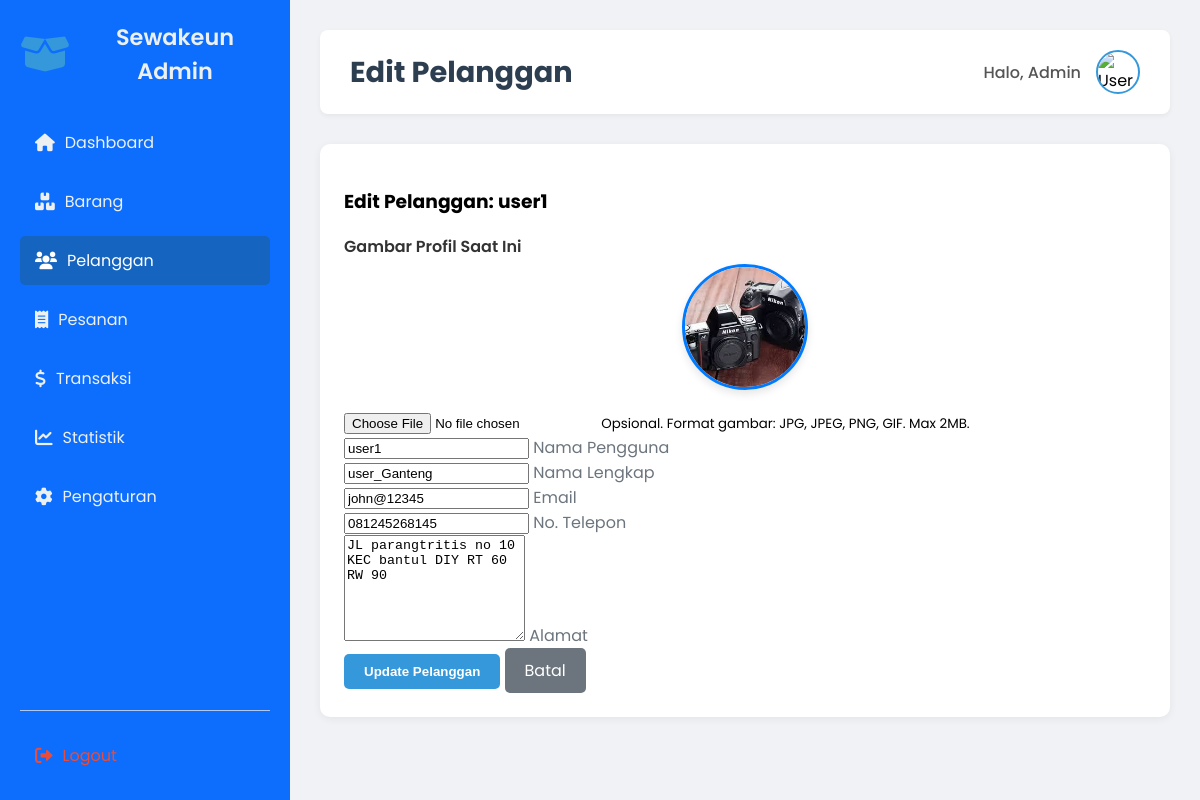
/Admin/edit_pelanggan.php?id=2 (signed in), run on an earlier commit of the app's database.
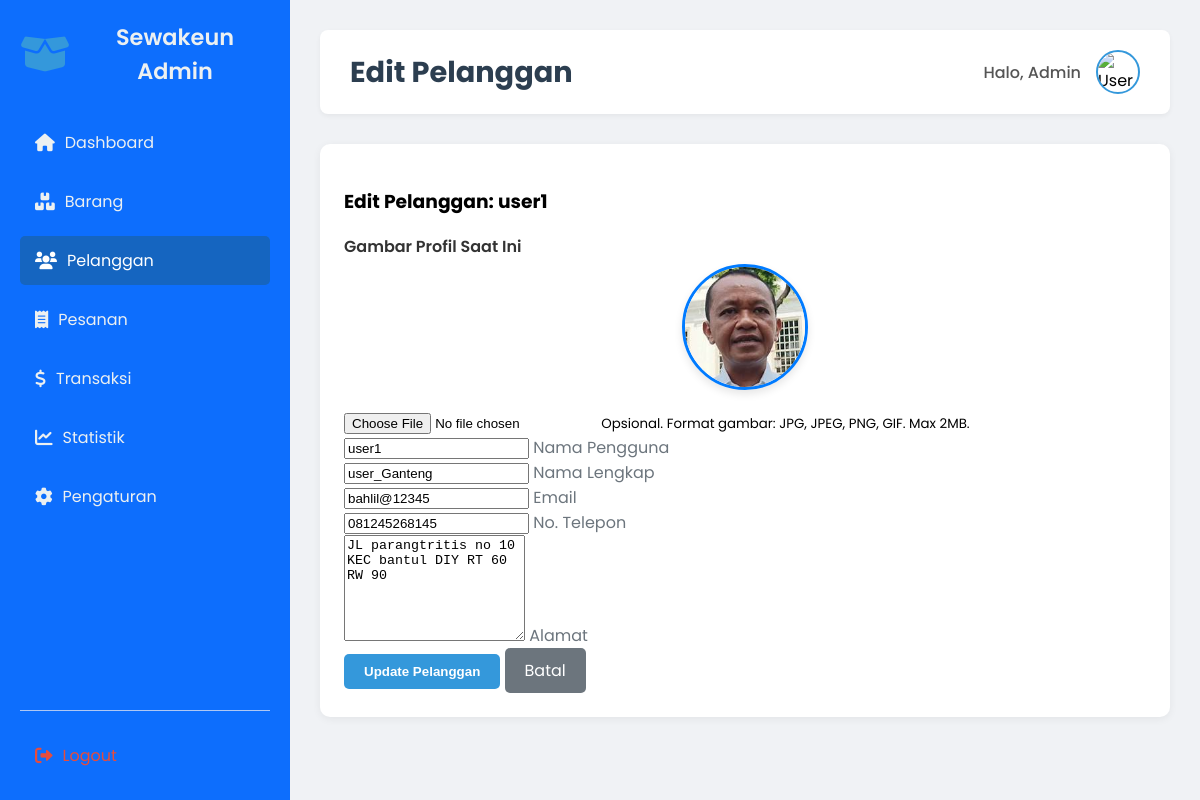
And on a later commit of the database.
### tables this page shows
CREATE TABLE `users` (
  `id` int(11) NOT NULL,
  `username` varchar(50) NOT NULL,
  `nama_lengkap` varchar(100) DEFAULT NULL,
  `email` varchar(100) DEFAULT NULL,
  `no_hp` varchar(20) DEFAULT NULL,
  `alamat` varchar(255) DEFAULT NULL,
  `foto_profil` varchar(255) DEFAULT NULL,
  `ktp_image` varchar(255) DEFAULT NULL,
  `saldo` decimal(15,2) NOT NULL DEFAULT '0.00',
  `phone_number` varchar(20) DEFAULT NULL,
  `address` text,
  `profile_picture` varchar(255) DEFAULT NULL,
  `created_at` datetime DEFAULT CURRENT_TIMESTAMP,
  `password` varchar(255) NOT NULL,
  `role` enum('user','admin') NOT NULL
);

### Admin/edit_pelanggan.php (the view, shortened to what the changed rows need)
<?php
include '../koneksi.php';
$id = intval($_GET['id'] ?? 0);
$customer_data = null;
if ($id > 0) {
    $query_customer = mysqli_query($conn, "SELECT * FROM users WHERE id=$id AND role='user'");
    $customer_data = mysqli_fetch_assoc($query_customer);
} else {
    header('Location: pelanggan.php');
    exit();
}
?>
<!DOCTYPE html>
<html lang="id">
<head>
    <link rel="stylesheet" href="../style.css">
    <link rel="stylesheet" href="style_admin.css">
    <link rel="stylesheet" href="https://cdnjs.cloudflare.com/ajax/libs/font-awesome/6.0.0-beta3/css/all.min.css">
</head>
<body>
    <div class="dashboard-wrapper">
        <main class="main-content">
            <header class="main-header">
                <h2>Edit Pelanggan</h2>
            </header>
            <section>
                <form class="form-produk" method="POST" enctype="multipart/form-data">
                    <h3>Edit Pelanggan: <?= htmlspecialchars($customer_data['username']) ?></h3>
                    <div class="mb-3 text-center">
                        <label for="foto_profil" class="form-label d-block mb-2">Gambar Profil Saat Ini</label>
                        <?php if($customer_data['foto_profil'] && file_exists('../' . $customer_data['foto_profil'])): ?>
                            <img src="../<?= htmlspecialchars($customer_data['foto_profil']) ?>" alt="Profile Picture" class="customer-profile-picture-preview">
                        <?php else: ?>
                            <img src="../assets/images/default_profile.png" alt="Default Profile Picture" class="customer-profile-picture-preview">
                        <?php endif; ?>
                        <input type="file" class="form-control mt-2 mx-auto" id="foto_profil" name="foto_profil" accept="image/*" style="max-width: 300px;">
                        <small class="form-text text-muted">Opsional. Format gambar: JPG, JPEG, PNG, GIF. Max 2MB.</small>
                    </div>
                    <div class="form-floating mb-3">
                        <input type="text" class="form-control" id="username" name="username" placeholder="Username" value="<?= htmlspecialchars($customer_data['username']) ?>" required>
                        <label for="username">Nama Pengguna</label>
                    </div>
                    <div class="form-floating mb-3">
                        <input type="text" class="form-control" id="nama_lengkap" name="nama_lengkap" placeholder="Nama Lengkap" value="<?= htmlspecialchars($customer_data['nama_lengkap']) ?>" required>
                        <label for="nama_lengkap">Nama Lengkap</label>
                    </div>
                    <div class="form-floating mb-3">
                        <input type="email" class="form-control" id="email" name="email" placeholder="Email" value="<?= htmlspecialchars($customer_data['email']) ?>" required>
                        <label for="email">Email</label>
                    </div>
                    <div class="form-floating mb-3">
                        <input type="text" class="form-control" id="no_hp" name="no_hp" placeholder="Nomor Telepon" value="<?= htmlspecialchars($customer_data['no_hp']) ?>">
                        <label for="no_hp">No. Telepon</label>
                    </div>
                    <div class="form-floating mb-3">
                        <textarea class="form-control" id="alamat" name="alamat" placeholder="Alamat" style="height: 100px" required><?= htmlspecialchars($customer_data['alamat']) ?></textarea>
                        <label for="alamat">Alamat</label>
                    </div>
                    <div class="d-flex justify-content-between gap-2 mt-4">
                        <button type="submit" name="edit_pelanggan" class="btn btn-primary flex-fill">Update Pelanggan</button>
                        <a href="pelanggan.php" class="btn-back flex-fill">Batal</a>
                    </div>
                </form>
            </section>
        </main>
    </div>
</body>
</html>

What changed in the data, as far as the page shows it:
changed users "user1": foto_profil: a different picture; email "john@12345" → "bahlil@12345"
